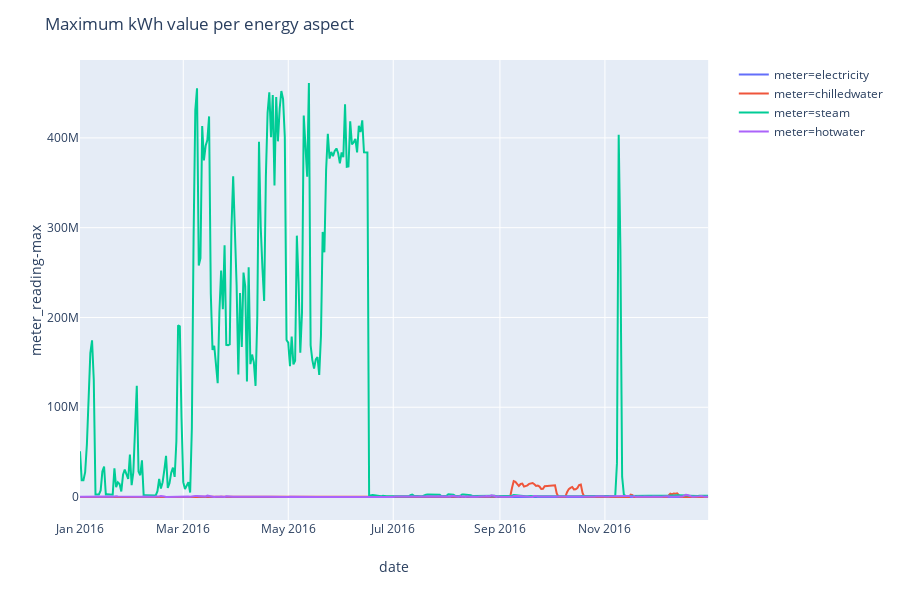

Notebook source saved alongside this figure:
### Markdown cell above
The sum, facetted for each energy aspect, shows some aberrant values.

### Code cell
fig_maximum = px.line(daily_train_agg, x='date', y='meter_reading-max', color='meter', render_mode='svg')
fig_maximum.update_layout(title='Maximum kWh value per energy aspect')
fig_maximum.show()

### Figure 1 — Plotly figure (JSON) as saved in the notebook; plotly's stock layout.template omitted (floating-point values rounded to 4 significant figures; data arrays with more than 128 entries replaced by an {"elided": "..."} marker saying what was removed)
{"data": [{"hoverlabel": {"namelength": 0}, "hovertemplate": "meter=electricity<br>date=%{x}<br>meter_reading-max=%{y}", "legendgroup": "meter=electricity", "line": {"color": "#636efa", "dash": "solid"}, "mode": "lines", "name": "meter=electricity", "showlegend": true, "type": "scatter", "x": {"elided": "366 str values"}, "xaxis": "x", "y": {"elided": "366 float values"}, "yaxis": "y"}, {"hoverlabel": {"namelength": 0}, "hovertemplate": "meter=chilledwater<br>date=%{x}<br>meter_reading-max=%{y}", "legendgroup": "meter=chilledwater", "line": {"color": "#EF553B", "dash": "solid"}, "mode": "lines", "name": "meter=chilledwater", "showlegend": true, "type": "scatter", "x": {"elided": "366 str values"}, "xaxis": "x", "y": {"elided": "366 float values"}, "yaxis": "y"}, {"hoverlabel": {"namelength": 0}, "hovertemplate": "meter=steam<br>date=%{x}<br>meter_reading-max=%{y}", "legendgroup": "meter=steam", "line": {"color": "#00cc96", "dash": "solid"}, "mode": "lines", "name": "meter=steam", "showlegend": true, "type": "scatter", "x": {"elided": "366 str values"}, "xaxis": "x", "y": {"elided": "366 float values"}, "yaxis": "y"}, {"hoverlabel": {"namelength": 0}, "hovertemplate": "meter=hotwater<br>date=%{x}<br>meter_reading-max=%{y}", "legendgroup": "meter=hotwater", "line": {"color": "#ab63fa", "dash": "solid"}, "mode": "lines", "name": "meter=hotwater", "showlegend": true, "type": "scatter", "x": {"elided": "366 str values"}, "xaxis": "x", "y": {"elided": "366 float values"}, "yaxis": "y"}], "layout": {"height": 600, "legend": {"tracegroupgap": 0}, "margin": {"t": 60}, "title": {"text": "Maximum kWh value per energy aspect"}, "xaxis": {"anchor": "y", "domain": [0, 0.98], "title": {"text": "date"}}, "yaxis": {"anchor": "x", "domain": [0, 1], "title": {"text": "meter_reading-max"}}}}
